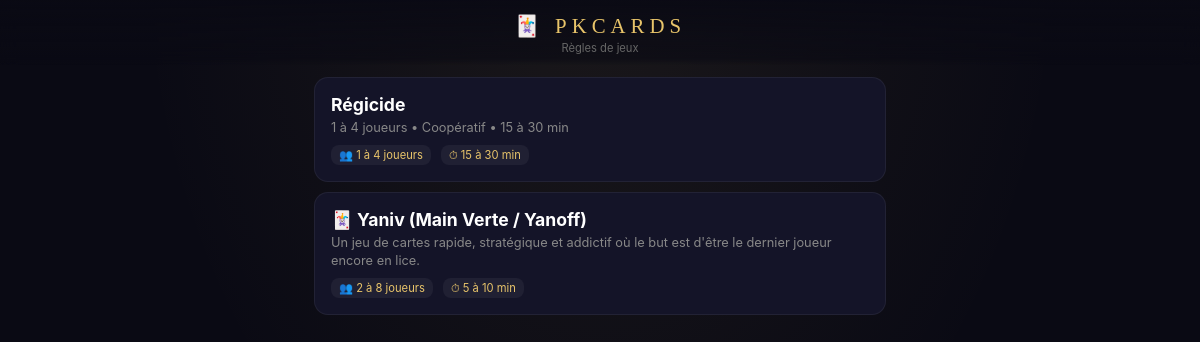
The app's page /v2/index.php with its own data.
### tables this page shows
CREATE TABLE games (id INTEGER PRIMARY KEY, slug TEXT UNIQUE, title TEXT, players TEXT, duration TEXT, tagline TEXT, content TEXT);

### v2/index.php (the view, shortened to what this page needs)
<?php
$db_path = __DIR__ . '/data.sqlite';
$db = new PDO('sqlite:' . $db_path);
$db->setAttribute(PDO::ATTR_ERRMODE, PDO::ERRMODE_EXCEPTION);
$hx = $_SERVER['HTTP_HX_REQUEST'] ?? false;
$slug = $_GET['game'] ?? '';
$games = $db->query("SELECT * FROM games ORDER BY title")->fetchAll(PDO::FETCH_ASSOC);
$base = '/site/v2';
?>
<!DOCTYPE html>
<html lang="fr">
<head>
</head>
<body>
<div class="header">
  <h1>🃏 PKcards</h1>
  <p>Règles de jeux</p>
</div>
<div id="app">
<?php if ($slug && !$hx): ?>
  <?php
  $g = $db->prepare("SELECT * FROM games WHERE slug = ?");
  $g->execute([$slug]);
  $g = $g->fetch(PDO::FETCH_ASSOC);
  if ($g):
  ?>
  <div class="detail" hx-target="this" hx-swap="outerHTML">
    <button class="back-btn" hx-get="<?= $base ?>/" hx-target="#app" hx-push-url="<?= $base ?>/">‹ Retour</button>
    <h1 class="detail-title"><?= htmlspecialchars($g['title']) ?></h1>
    <?php if ($g['players']): ?><div class="detail-meta"><?= htmlspecialchars($g['players']) ?><?php if ($g['duration']) echo ' · ' . htmlspecialchars($g['duration']); ?></div><?php endif; ?>
    <div class="rules-body"><?= md2html($g['content']) ?></div>
  </div>
  <?php endif; ?>
<?php else: ?>
  <div class="glist">
    <?php foreach ($games as $g): ?>
    <a class="gcard" hx-get="<?= $base ?>/?game=<?= $g['slug'] ?>" hx-target="#app" hx-push-url="true">
      <div class="gcard-title"><?= htmlspecialchars($g['title']) ?></div>
      <div class="gcard-tagline"><?= htmlspecialchars($g['tagline'] ?: 'Règles complètes') ?></div>
      <div class="gcard-meta">
        <?php if ($g['players']): ?><span>👥 <?= htmlspecialchars($g['players']) ?></span><?php endif; ?>
        <?php if ($g['duration']): ?><span>⏱ <?= htmlspecialchars($g['duration']) ?></span><?php endif; ?>
      </div>
    </a>
    <?php endforeach; ?>
  </div>
<?php endif; ?>
</div>
</body>
</html>

### v2/index.php (style rules this page uses)
* { margin:0;padding:0;box-sizing:border-box;-webkit-tap-highlight-color:transparent }
body { font-family:-apple-system,BlinkMacSystemFont,'Segoe UI',sans-serif;background:#0a0a14;background-image:radial-gradient(ellipse at 50% -10%,rgba(232,196,106,.08) 0%,transparent 55%);min-height:100dvh;color:#e0e0e0;padding-top:env(safe-area-inset-top) }
:root { --gold:#e8c46a;--red:#e74c3c;--green:#2ecc71;--card:#141428;--border:rgba(255,255,255,.06) }
.header { position:sticky;top:0;padding:14px 16px 10px;background:linear-gradient(180deg,rgba(10,10,20,.96),rgba(10,10,20,.6) 90%,transparent);backdrop-filter:blur(10px);-webkit-backdrop-filter:blur(10px);z-index:10;text-align:center }
.header h1 { font-family:Georgia,serif;font-size:1.3rem;font-weight:400;letter-spacing:5px;text-transform:uppercase;color:var(--gold) }
.header p { font-size:.7rem;color:#666;margin-top:3px }
#app { max-width:600px;margin:0 auto;padding:12px 14px 60px }
.glist { display:flex;flex-direction:column;gap:10px }
.gcard { background:var(--card);border:1px solid var(--border);border-radius:14px;padding:16px;cursor:pointer;transition:transform .12s,border-color .15s;text-decoration:none;color:inherit;display:block }
.gcard-title { font-size:1.1rem;font-weight:700;color:#fff;margin-bottom:4px }
.gcard-tagline { font-size:.8rem;color:#888;line-height:1.4 }
.gcard-meta { display:flex;gap:10px;margin-top:8px;font-size:.7rem }
.gcard-meta span { background:rgba(255,255,255,.05);padding:3px 8px;border-radius:8px;color:var(--gold) }

### records on screen
games: title "Régicide", tagline "1 à 4 joueurs • Coopératif • 15 à 30 min", players "1 à 4 joueurs", duration "15 à 30 min"
games: title "🃏 Yaniv (Main Verte / Yanoff)", tagline "Un jeu de cartes rapide, stratégique et addictif où le but est d'être le dernier joueur encore en lice.", players "2 à 8 joueurs", duration "5 à 10 min"
